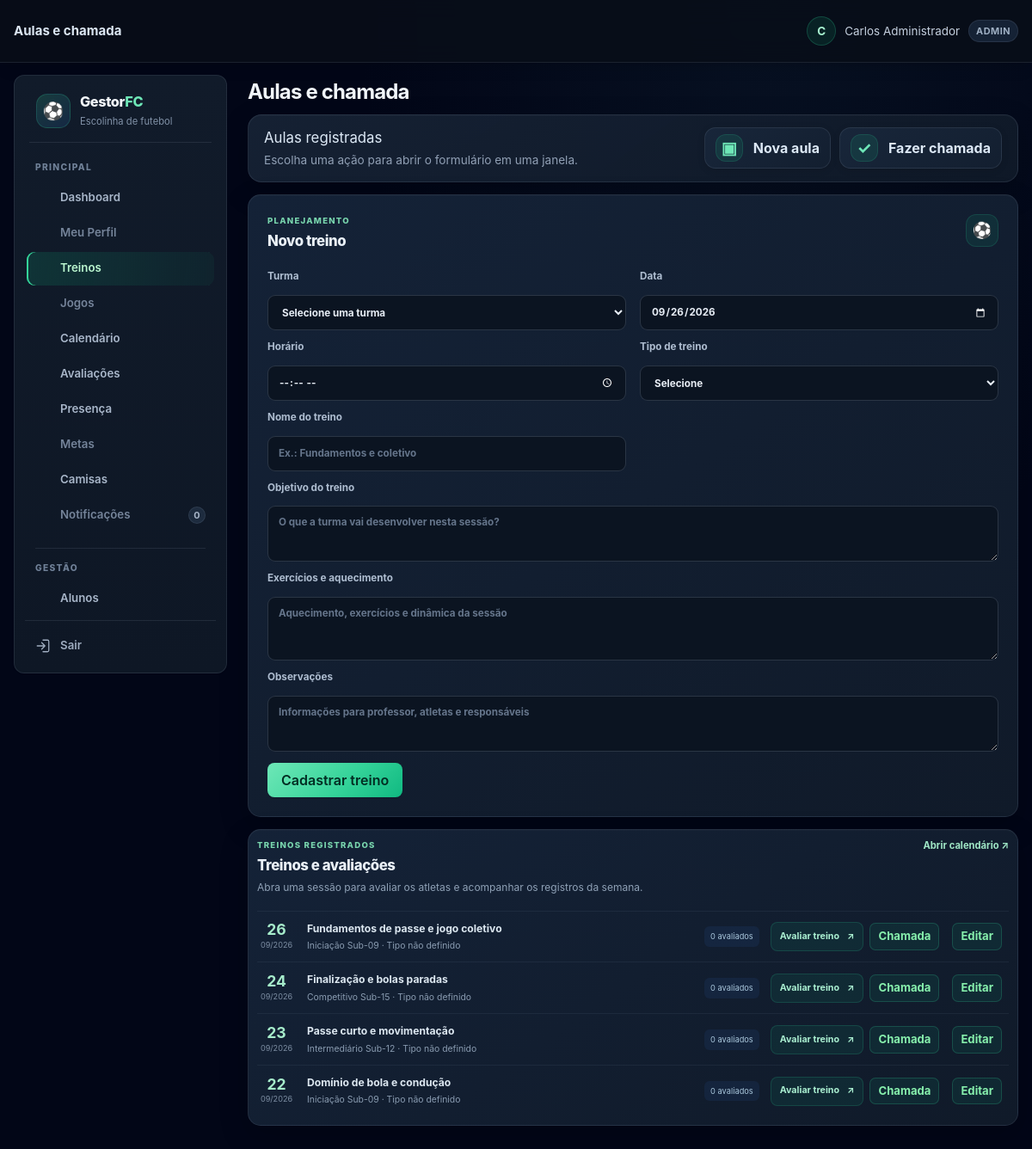
Page /aulas.php (signed in) on the committed database.
### tables this page shows
CREATE TABLE TB_AULA (
    COD_AULA INT AUTO_INCREMENT PRIMARY KEY,
    COD_TURMA INT NOT NULL,
    DATA_AULA DATE NOT NULL,
    TEMA_TREINO VARCHAR(100) DEFAULT 'Fundamentos e Coletivo',
    HORARIO TIME NULL,
    OBJETIVO TEXT NULL,
    EXERCICIOS TEXT NULL,
    TIPO_TREINO VARCHAR(30) NULL,
    ATRIBUTOS_AVALIAVEIS_JSON JSON NULL,
    OBSERVACAO TEXT NULL,
    CRIADO_EM TIMESTAMP DEFAULT CURRENT_TIMESTAMP,
    FOREIGN KEY (COD_TURMA) REFERENCES TB_TURMA(COD_TURMA) ON DELETE CASCADE
);

CREATE TABLE TB_TURMA (
    COD_TURMA INT AUTO_INCREMENT PRIMARY KEY,
    COD_ESCOLINHA INT NOT NULL,
    COD_PROFESSOR INT NULL,
    NOME VARCHAR(50) NOT NULL,
    FAIXA_ETARIA VARCHAR(30) NOT NULL,
    DIAS_TREINO VARCHAR(100) NOT NULL,
    HORARIO VARCHAR(50) NOT NULL,
    CAPACIDADE INT DEFAULT 25,
    ATIVA TINYINT(1) DEFAULT 1,
    CRIADO_EM TIMESTAMP DEFAULT CURRENT_TIMESTAMP,
    FOREIGN KEY (COD_ESCOLINHA) REFERENCES TB_ESCOLINHA(COD_ESCOLINHA) ON DELETE CASCADE,
    FOREIGN KEY (COD_PROFESSOR) REFERENCES TB_USUARIO(COD_USUARIO) ON DELETE SET NULL
);

### includes/helpers.php (called while the page is built, shortened)
<?php
function e($value) {
    return htmlspecialchars((string) $value, ENT_QUOTES, 'UTF-8');
}

### includes/avaliacao_helpers.php (called while the page is built, shortened)
<?php
function avaliacaoCatalogoAtributos() {
    return [
        'velocidade' => 'Velocidade',
        'finalizacao' => 'Finalização',
        'passe' => 'Passe',
        'drible' => 'Drible',
        'fisico' => 'Físico',
        'posicionamento' => 'Posicionamento'
    ];
}
function avaliacaoTiposTreino() {
    return [
        'VELOCIDADE' => ['nome' => 'Velocidade', 'atributos' => ['velocidade']],
        'FINALIZACAO' => ['nome' => 'Finalização', 'atributos' => ['finalizacao']],
        'PASSE' => ['nome' => 'Passe', 'atributos' => ['passe']],
        'FINALIZACAO_PASSE' => ['nome' => 'Finalização + Passe', 'atributos' => ['finalizacao', 'passe']],
        'DRIBLE' => ['nome' => 'Drible', 'atributos' => ['drible']],
        'FISICO' => ['nome' => 'Preparação física', 'atributos' => ['fisico']],
        'POSICIONAMENTO' => ['nome' => 'Posicionamento', 'atributos' => ['posicionamento']],
        'JOGO_TREINO' => ['nome' => 'Jogo-treino', 'atributos' => array_keys(avaliacaoCatalogoAtributos())],
        'TREINO_MISTO' => ['nome' => 'Treino misto', 'atributos' => array_keys(avaliacaoCatalogoAtributos())],
        'TECNICO_GERAL' => ['nome' => 'Fundamentos gerais', 'atributos' => array_keys(avaliacaoCatalogoAtributos())],
        'PERSONALIZADO' => ['nome' => 'Personalizado', 'atributos' => null]
    ];
}

### aulas.php (the view, shortened to what this page needs)
<?php
require_once __DIR__ . '/includes/layout.php';
require_once __DIR__ . '/includes/avaliacao_helpers.php';
$db = getDB();
$escolinha = currentEscolinhaId();
$edit = null;
    ?>
    <?php
$sqlLista = 'SELECT a.*, t.NOME AS TURMA, COUNT(DISTINCT av.COD_AVALIACAO) AS AVALIACOES
             FROM TB_AULA a JOIN TB_TURMA t ON t.COD_TURMA = a.COD_TURMA
             LEFT JOIN TB_AVALIACAO av ON av.COD_AULA = a.COD_AULA
             WHERE t.COD_ESCOLINHA = ?';
$argumentosLista = [$escolinha];
$sqlLista .= ' GROUP BY a.COD_AULA, t.NOME ORDER BY a.DATA_AULA DESC, a.COD_AULA DESC';
$consulta = $db->prepare($sqlLista);
$consulta->execute($argumentosLista);
$lista = $consulta->fetchAll();
$tipoAtual = $edit['TIPO_TREINO'] ?? '';
?>
<section class="treino-form-card">
    <div class="avaliacao-section-heading"><div><p class="avaliacao-eyebrow">PLANEJAMENTO</p><h2><?= $edit ? 'Editar treino' : 'Novo treino' ?></h2></div><span class="avaliacao-heading-icon" aria-hidden="true">⚽</span></div>
    <form method="post" class="formulario-treino">
        <label>Turma<select required name="cod_turma"><option value="">Selecione uma turma</option></select></label>
        <label>Data<input required type="date" name="data_aula" value="<?= e($edit['DATA_AULA'] ?? date('Y-m-d')) ?>"></label>
        <label>Horário<input type="time" name="horario" value="<?= e(!empty($edit['HORARIO']) ? substr((string) $edit['HORARIO'], 0, 5) : '') ?>"></label>
        <label>Tipo de treino<select name="tipo_treino" id="tipoTreino" <?= !$edit || $edit['TIPO_TREINO'] !== null ? 'required' : '' ?>><option value="" <?= $tipoAtual === '' ? 'selected' : '' ?>><?= $edit ? 'Não definido (treino antigo)' : 'Selecione' ?></option></select></label>
        <label>Nome do treino<input required name="tema_treino" value="<?= e($edit['TEMA_TREINO'] ?? '') ?>" placeholder="Ex.: Fundamentos e coletivo"></label>
        <label>Objetivo do treino<textarea name="objetivo" rows="2" placeholder="O que a turma vai desenvolver nesta sessão?"><?= e($edit['OBJETIVO'] ?? '') ?></textarea></label>
        <label class="treino-exercicios">Exercícios e aquecimento<textarea name="exercicios" rows="3" placeholder="Aquecimento, exercícios e dinâmica da sessão"><?= e($edit['EXERCICIOS'] ?? '') ?></textarea></label>
        <label class="treino-observacao">Observações<textarea name="observacao" rows="2" placeholder="Informações para professor, atletas e responsáveis"><?= e($edit['OBSERVACAO'] ?? '') ?></textarea></label>
        <div class="treino-form-actions"><?php actionButton($edit ? 'Salvar alterações' : 'Cadastrar treino'); ?><?php if ($edit): ?><a href="aulas.php">Cancelar</a><?php endif; ?></div>
    </form>
</section>
<section class="lista-aulas-avaliacao">
    <div class="avaliacao-section-heading"><div><p class="avaliacao-eyebrow">TREINOS REGISTRADOS</p><h2>Treinos e avaliações</h2><p>Abra uma sessão para avaliar os atletas e acompanhar os registros da semana.</p></div><a class="avaliacao-voltar-treinos" href="calendario.php">Abrir calendário <span aria-hidden="true">↗</span></a></div>
    <div class="aula-avaliacao-lista">
        <?php foreach ($lista as $aula): $tipo = avaliacaoTiposTreino()[$aula['TIPO_TREINO']]['nome'] ?? 'Tipo não definido'; ?>
            <article class="aula-avaliacao-item">
                <div class="aula-avaliacao-data"><strong><?= e(date('d', strtotime($aula['DATA_AULA']))) ?></strong><span><?= e(date('m/Y', strtotime($aula['DATA_AULA']))) ?></span></div>
                <div class="aula-avaliacao-info"><strong><?= e($aula['TEMA_TREINO']) ?></strong><span><?= e($aula['TURMA']) ?> · <?= e($tipo) ?></span></div>
                <span class="aula-avaliacao-count"><?= (int) $aula['AVALIACOES'] ?> avaliados</span>
                <div class="aula-avaliacao-actions"><a class="botao-avaliar-treino" href="avaliacoes.php?aula=<?= (int) $aula['COD_AULA'] ?>"><?= (int) $aula['AVALIACOES'] ? 'Editar avaliações' : 'Avaliar treino' ?><span aria-hidden="true">↗</span></a><?php if (isset($_GET['mini'])): ?><a href="aulas.php?chamada=<?= (int) $aula['COD_AULA'] ?>&amp;mini=1">Chamada</a><a href="aulas.php?editar=<?= (int) $aula['COD_AULA'] ?>&amp;mini=1">Editar</a><?php else: ?><button type="button" class="acao-tabela" data-modal-url="aulas.php?chamada=<?= (int) $aula['COD_AULA'] ?>&amp;mini=1" data-modal-titulo="Fazer chamada">Chamada</button><button type="button" class="acao-tabela" data-modal-url="aulas.php?mini=1&amp;editar=<?= (int) $aula['COD_AULA'] ?>" data-modal-titulo="Editar treino">Editar</button><?php endif; ?></div>
            </article>
        <?php endforeach; ?>
    </div>
</section>

### rows in the picture
tb_aula: DATA_AULA "26", DATA_AULA "09/2026", TEMA_TREINO "Fundamentos de passe e jogo coletivo", COD_TURMA.NOME "Iniciação Sub-09", TIPO_TREINO "Tipo não definido", AVALIACOES "0"
tb_aula: DATA_AULA "24", DATA_AULA "09/2026", TEMA_TREINO "Finalização e bolas paradas", COD_TURMA.NOME "Competitivo Sub-15", TIPO_TREINO "Tipo não definido", AVALIACOES "0"
tb_aula: DATA_AULA "23", DATA_AULA "09/2026", TEMA_TREINO "Passe curto e movimentação", COD_TURMA.NOME "Intermediário Sub-12", TIPO_TREINO "Tipo não definido", AVALIACOES "0"
tb_aula: DATA_AULA "22", DATA_AULA "09/2026", TEMA_TREINO "Domínio de bola e condução", COD_TURMA.NOME "Iniciação Sub-09", TIPO_TREINO "Tipo não definido", AVALIACOES "0"

### other values in the picture
$title "Aulas e chamada"
$_SESSION['username'] "Carlos Administrador"
$_SESSION['user_role'] "ADMIN"
$label "Dashboard Treinos Calendário Avaliações Presença Camisas Alunos"
$label "Meu Perfil Jogos Metas Notificações"
$badge "0"
$titulosRecursos[$title] "Aulas registradas"
$acao[1] "▣"
$acao[0] "Nova aula"
$acao[1] "✓"
$acao[0] "Fazer chamada"
$text "Cadastrar treino"
